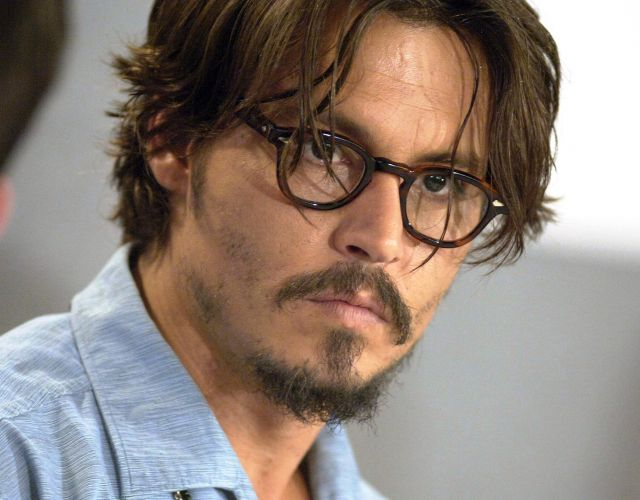
#> input picture test.jpg, 640 x 500 px
$ python img_to_cartoon.py
#> lines starting #> are read from the running program, lines starting #| are printed output that depends on the picture; after the words box and inside, x2 and y2 are one past the last pixel; in counts of white or black regions, pixels touching at a corner belong together
import cv2
import numpy as np


def read_file(filename):
#> called with filename = 'test.jpg'
   img = cv2.imread(filename)
#> img is the input picture: shape (500, 640, 3); mean B, G, R 121.1, 129.6, 143.2
   return img

filename = 'test.jpg'
img = read_file(filename)

def edge_mask(img, line_size, blur_value):
#> called with line_size = 5, blur_value = 5
    gray = cv2.cvtColor(img, cv2.COLOR_BGR2GRAY)
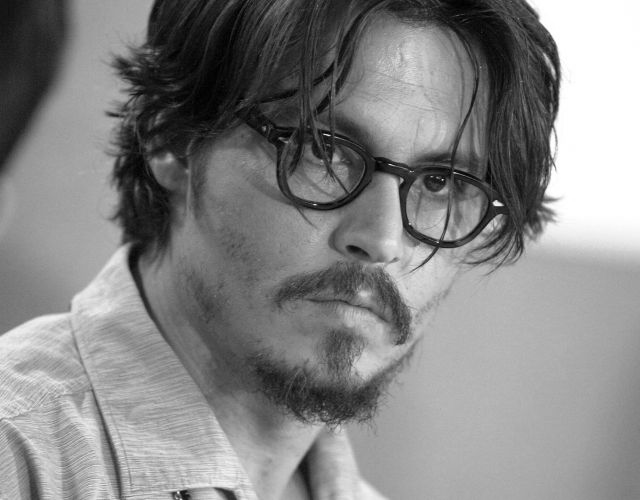
#> gray: shape (500, 640); min 0, max 255, mean 132.7
    gray_blur = cv2.medianBlur(gray, blur_value)
    edges = cv2.adaptiveThreshold(gray_blur, 255, cv2.ADAPTIVE_THRESH_MEAN_C, cv2.THRESH_BINARY, line_size, blur_value)
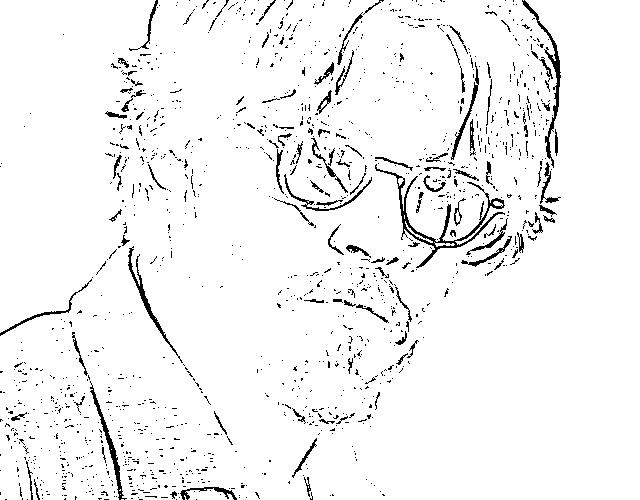
#> edges: shape (500, 640); 95.5% white; black in thin lines or dots, all inside (x1, y1, x2, y2) = (0, 0, 561, 500)
    return edges

line_size = 5
blur_value = 5
edges = edge_mask(img, line_size, blur_value)


def color_quantization(img, k):
    # Transform the image
#> called with k = 9
    data = np.float32(img).reshape((-1, 3))

    # Determine criteria
    criteria = (cv2.TERM_CRITERIA_EPS + cv2.TERM_CRITERIA_MAX_ITER, 20, 0.001)

    # Implementing K-Means
    ret, label, center = cv2.kmeans(data, k, None, criteria, 10, cv2.KMEANS_RANDOM_CENTERS)
#> ret = 138571991; center = [[90.47, 120.6, 168.8], [19.17, 26.13, 37.91], [219.9, 200.1, 182.7], [137.9, 137.8, 137.5], [69.53, 91.58, 125.1], [40.41, 57.52, 78.57], [252, 251.6, 250.8], [131.4, 168.9, 227.6], [170.7, 168.7, 165.2]]
    center = np.uint8(center)
#> center = [[90, 120, 168], [19, 26, 37], [219, 200, 182], [137, 137, 137], [69, 91, 125], [40, 57, 78], [252, 251, 250], [131, 168, 227], [170, 168, 165]]
    result = center[label.flatten()]
    result = result.reshape(img.shape)
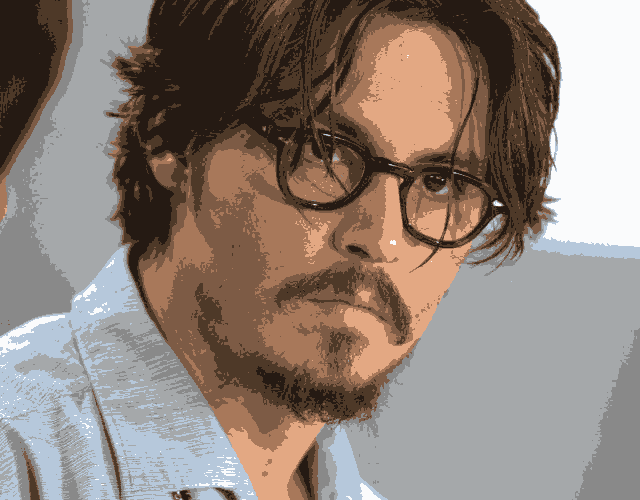
#> result: shape (500, 640, 3); mean B, G, R 120.6, 129.1, 142.7
    return result


total_color = 9
paint = color_quantization(img, total_color)
blurred = cv2.bilateralFilter(img, d=8, sigmaColor=100,sigmaSpace=100)
cartoon = cv2.bitwise_and(blurred, blurred, mask=edges)
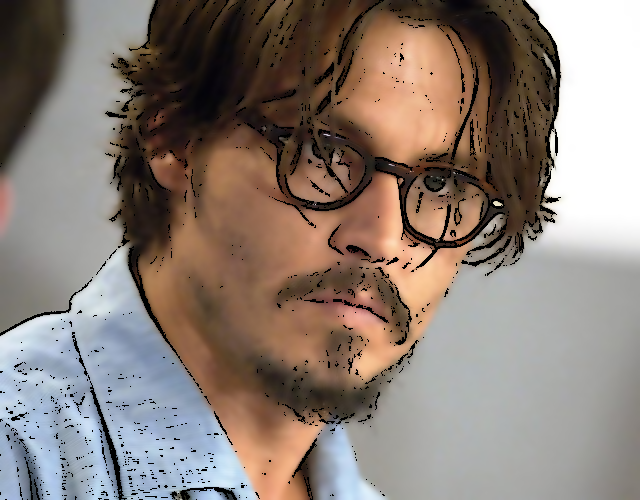
#> cartoon: shape (500, 640, 3); mean B, G, R 118, 126, 138.8


cv2.imshow('original', img)
cv2.imshow('painting', paint)
cv2.waitKey(0)
